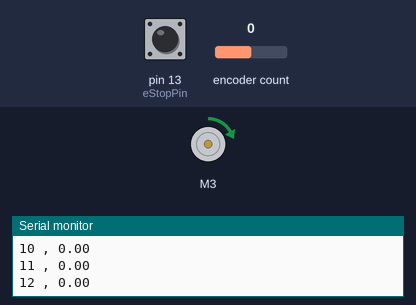
Recording of a sketch running on a simulated Arduino Uno, built with avr-gcc and run on an emulated ATmega328P. Shown: DC motor (green arrow = forward, orange = backward, longer = faster), the last lines printed to the serial monitor. Inputs (shaded band) come from the test bench; at power-on: pin 13 (eStopPin) HIGH, encoder count 0.

Above: at 1.25 s.
1.3 s: pin 13 (eStopPin) pulled LOW for 0.15 s
2.9 s: pin 13 (eStopPin) pulled LOW for 1 s
At 4.05 s:
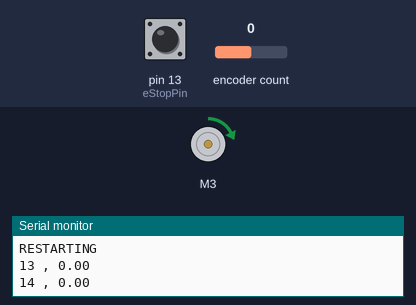
6.4 s: pin 13 (eStopPin) pulled LOW for 3.2 s
11.1 s: pin 13 (eStopPin) pulled LOW for 0.15 s
At 12.7 s:
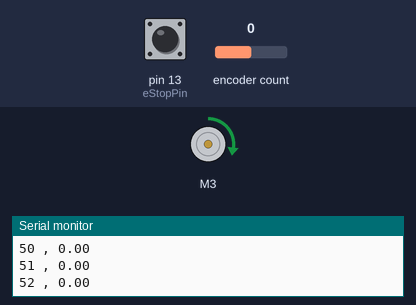
At 16.7 s:
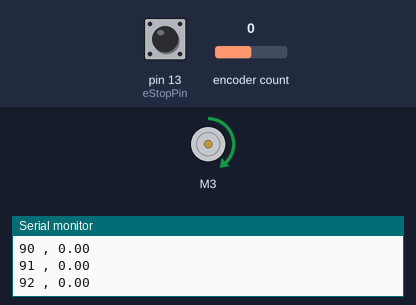
Timing chart, 0 to 27.0 s (numbered marks = the images above; inputs shaded):
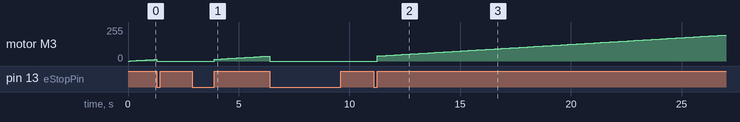

The sketch:

data_collection_motor_control.ino
```cpp
// motor set up
#include <Wire.h>
#include <Adafruit_MotorShield.h>
Adafruit_MotorShield AFMS = Adafruit_MotorShield();
Adafruit_DCMotor *m3 = AFMS.getMotor(3);

// encoder set up
#define ENCODER_OPTIMIZE_INTERRUPTS
#include <Encoder.h>
Encoder e3(2, 4); // set encoder pins
const int conv = 745; // pulses per revolution - avg can reach up to 58.94

// velocity measurement set up
long newPos; // position of motor
long oldPos; // last position of motor
long deltaPos; // motor control
long oldTime = 0; // last time check
long newTime = 0; // current time
long deltaTime = 0; // time passed
double velocity; // motor speed
double vel_rs; // revolutions per second

// real time control & estop
int newLoopTime = 0;
int oldLoopTime = 0;
int controlLoopInterval = 100; // run at 10 Hz
boolean realTimeRun = true;
int eStopPin = 13;

// counter for velocity iterations
int velCount = 0;

// settings
boolean dataCollection = true;

void setup() {
  // comms set up
  Serial.begin(9600);           // set up Serial library at 9600 bps
  Serial.println("Main Flight Code Running Now");

  //shield set up
  AFMS.begin();  // create with the default frequency 1.6KHz

  // estop set up
  pinMode(eStopPin, INPUT_PULLUP);
}

void loop() {
  // put your main code here, to run repeatedly:

  if (!realTimeRun) {
    while (!realTimeRun) {
      if (!digitalRead(eStopPin)) {
        while (!digitalRead(eStopPin)) {
          delay(1);
        }
        realTimeRun = true;
        Serial.println("RESTARTING");
        break;
      }
    }
  }

  while (realTimeRun) {

    // check e stop and stop if hit
    if (!digitalRead(eStopPin)) {
      setVelocity(m3, 0);
      while (!digitalRead(eStopPin)) {
        delay(1);
      }
      realTimeRun = false;
      Serial.println("ESTOP TRIGGERED - HIT AGAIN TO RESTART");
      break;
    }

    // Real-Time clock control. Check to see if one clock cycle has elapsed before running this control code
    newLoopTime = millis();                                             // get current Arduino time (50 days till wrap)
    if (newLoopTime - oldLoopTime >= controlLoopInterval) {             // if true run flight code
      oldLoopTime = newLoopTime;                                        // reset time stamp

      // increment vel counter
      if (velCount > 255) velCount = 0;
      else velCount++;

      // SENSE
      // encoder reading
      long pos = e3.read();

      // velocity calculations
      oldTime = newTime;
      newTime = millis();

      oldPos = newPos;
      newPos = pos;

      velocity = ( (double) (newPos - oldPos)) / ( (double) (newTime - oldTime)); // ticks per millisecond

      vel_rs = (velocity / conv) * 1000;
      if (dataCollection) {
        Serial.print(velCount); Serial.print(" , "); Serial.println(vel_rs);
      }
      else {
        Serial.print(" | Delta pos: "); Serial.print(newPos - oldPos);
        Serial.print(" | Delta time: "); Serial.print(newTime - oldTime);
        Serial.print(" | Velocity Rev/s: "); Serial.print(vel_rs);
        Serial.print(" | PWM Signal: "); Serial.println(velCount);
      }

      setVelocity(m3, velCount);

    }
  }

}


void setVelocity(Adafruit_DCMotor *motor, int vel) {
  // motor - which motor object to set velocity for
  // vel - -255 to +255

  if (vel > 255) vel = 255;
  else if (vel < -255) vel = -255;

  if (vel >= 0) {
    motor->run(FORWARD);
    motor->setSpeed(vel);
  }

  else {
    motor->run(BACKWARD);
    motor->setSpeed(-vel);
  }
}
```

Measured:
- after the input at 2.9 s, motor M3: moves from stopped to forward 37/255 over 2.4 s, starting after 1.0 s
- after the input at 11.1 s, motor M3: moves from stopped to forward 195/255 over 15.7 s, starting after 0.15 s
